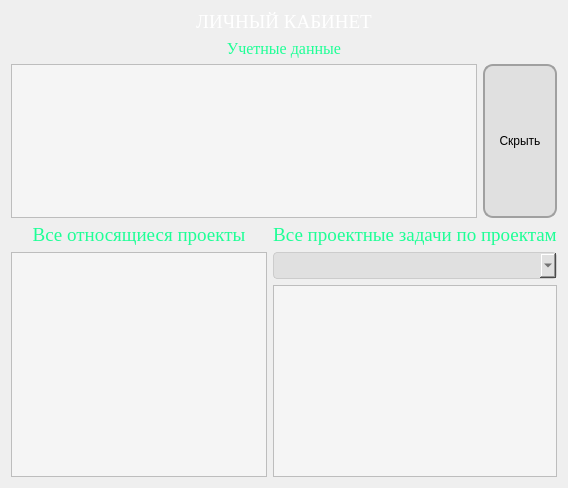
      <widget class="QWidget" name="common_statistic">
       <layout class="QGridLayout" name="gridLayout_28">
        <item row="0" column="0" colspan="3">
         <widget class="QLabel" name="label_29">
          <property name="font">
           <font>
            <family>Times New Roman</family>
            <pointsize>14</pointsize>
           </font>
          </property>
          <property name="styleSheet">
           <string notr="true">color: rgb(255, 255, 255);</string>
          </property>
          <property name="text">
           <string>ЛИЧНЫЙ КАБИНЕТ</string>
          </property>
          <property name="alignment">
           <set>Qt::AlignCenter</set>
          </property>
         </widget>
        </item>
        <item row="1" column="0" colspan="3">
         <widget class="QLabel" name="label_31">
          <property name="font">
           <font>
            <family>Times New Roman</family>
            <pointsize>12</pointsize>
           </font>
          </property>
          <property name="styleSheet">
           <string notr="true">color: rgb(30, 255, 150)</string>
          </property>
          <property name="text">
           <string>Учетные данные</string>
          </property>
          <property name="alignment">
           <set>Qt::AlignCenter</set>
          </property>
         </widget>
        </item>
        <item row="2" column="0" colspan="2">
         <widget class="QTableView" name="tableView_managerCredentials">
          <property name="sizePolicy">
           <sizepolicy hsizetype="Expanding" vsizetype="Fixed">
            <horstretch>0</horstretch>
            <verstretch>0</verstretch>
           </sizepolicy>
          </property>
          <property name="minimumSize">
           <size>
            <width>0</width>
            <height>154</height>
           </size>
          </property>
          <property name="maximumSize">
           <size>
            <width>16777215</width>
            <height>154</height>
           </size>
          </property>
          <property name="styleSheet">
           <string notr="true">QTableView {
    background-color: #f5f5f5; /* Цвет фона */
    color: #333; /* Цвет текста */
    gridline-color: #ccc; /* Цвет линий сетки */
}

QTableView::item:selected {
    background-color: #a0d9ff; /* Цвет фона для выбранной ячейки */
    color: #333; /* Цвет текста для выбранной ячейки */
}

QHeaderView::section {
    background-color: #4c7c99; /* Цвет фона заголовков столбцов */
    color: white; /* Цвет текста заголовков столбцов */
    padding: 4px; /* Отступы внутри заголовков столбцов */
    border: 1px solid #2e5066; /* Граница вокруг заголовков столбцов */
}

QTableView::horizontalHeader {
    background-color: #4c7c99; /* Цвет фона горизонтального заголовка */
    color: white; /* Цвет текста горизонтального заголовка */
}

QTableView::verticalHeader {
    background-color: #4c7c99; /* Цвет фона вертикального заголовка */
    color: white; /* Цвет текста вертикального заголовка */
}
</string>
          </property>
          <property name="frameShadow">
           <enum>QFrame::Raised</enum>
          </property>
          <property name="editTriggers">
           <set>QAbstractItemView::NoEditTriggers</set>
          </property>
          <property name="gridStyle">
           <enum>Qt::SolidLine</enum>
          </property>
          <property name="sortingEnabled">
           <bool>true</bool>
          </property>
         </widget>
        </item>
        <item row="2" column="2">
         <widget class="QPushButton" name="pushButton_hideCredentials">
          <property name="sizePolicy">
           <sizepolicy hsizetype="Fixed" vsizetype="Fixed">
            <horstretch>0</horstretch>
            <verstretch>0</verstretch>
           </sizepolicy>
          </property>
          <property name="minimumSize">
           <size>
            <width>74</width>
            <height>154</height>
           </size>
          </property>
          <property name="maximumSize">
           <size>
            <width>16777215</width>
            <height>154</height>
           </size>
          </property>
          <property name="styleSheet">
           <string notr="true">QPushButton {
    background-color: #E0E0E0;
    border-radius: 10px;
    border: 2px solid #A0A0A0;
    padding: 5px 10px;
}

QPushButton:hover {
    background-color: #CCCCCC;
}
</string>
          </property>
          <property name="text">
           <string>Скрыть</string>
          </property>
         </widget>
        </item>
        <item row="3" column="0">
         <layout class="QVBoxLayout" name="verticalLayout_3">
          <item>
           <widget class="QLabel" name="label_30">
            <property name="font">
             <font>
              <family>Times New Roman</family>
              <pointsize>14</pointsize>
             </font>
            </property>
            <property name="styleSheet">
             <string notr="true">color: rgb(30, 255, 150)</string>
            </property>
            <property name="text">
             <string>Все относящиеся проекты</string>
            </property>
            <property name="alignment">
             <set>Qt::AlignCenter</set>
            </property>
           </widget>
          </item>
          <item>
           <widget class="QTableView" name="tableView_completeProjects">
            <property name="sizePolicy">
             <sizepolicy hsizetype="Minimum" vsizetype="Expanding">
              <horstretch>0</horstretch>
              <verstretch>0</verstretch>
             </sizepolicy>
            </property>
            <property name="styleSheet">
             <string notr="true">QTableView {
    background-color: #f5f5f5; /* Цвет фона */
    color: #333; /* Цвет текста */
    gridline-color: #ccc; /* Цвет линий сетки */
}

QTableView::item:selected {
    background-color: #a0d9ff; /* Цвет фона для выбранной ячейки */
    color: #333; /* Цвет текста для выбранной ячейки */
}

QHeaderView::section {
    background-color: #4c7c99; /* Цвет фона заголовков столбцов */
    color: white; /* Цвет текста заголовков столбцов */
    padding: 4px; /* Отступы внутри заголовков столбцов */
    border: 1px solid #2e5066; /* Граница вокруг заголовков столбцов */
}

QTableView::horizontalHeader {
    background-color: #4c7c99; /* Цвет фона горизонтального заголовка */
    color: white; /* Цвет текста горизонтального заголовка */
}

QTableView::verticalHeader {
    background-color: #4c7c99; /* Цвет фона вертикального заголовка */
    color: white; /* Цвет текста вертикального заголовка */
}
</string>
            </property>
            <property name="frameShadow">
             <enum>QFrame::Raised</enum>
            </property>
            <property name="editTriggers">
             <set>QAbstractItemView::NoEditTriggers</set>
            </property>
            <property name="sortingEnabled">
             <bool>true</bool>
            </property>
           </widget>
          </item>
         </layout>
        </item>
        <item row="3" column="1" colspan="2">
         <layout class="QVBoxLayout" name="verticalLayout_2">
          <item>
           <widget class="QLabel" name="label_32">
            <property name="font">
             <font>
              <family>Times New Roman</family>
              <pointsize>14</pointsize>
             </font>
            </property>
            <property name="styleSheet">
             <string notr="true">color: rgb(30, 255, 150)</string>
            </property>
            <property name="text">
             <string>Все проектные задачи по проектам</string>
            </property>
            <property name="alignment">
             <set>Qt::AlignCenter</set>
            </property>
           </widget>
          </item>
          <item>
           <widget class="QComboBox" name="comboBox_projID">
            <property name="sizePolicy">
             <sizepolicy hsizetype="Preferred" vsizetype="Fixed">
              <horstretch>0</horstretch>
              <verstretch>0</verstretch>
             </sizepolicy>
            </property>
            <property name="font">
             <font>
              <family>Times New Roman</family>
              <pointsize>12</pointsize>
             </font>
            </property>
            <property name="cursor">
             <cursorShape>PointingHandCursor</cursorShape>
            </property>
            <property name="styleSheet">
             <string notr="true">/* Стили для самого комбобокса */
QComboBox {
    border: 1px solid #ccc;
    border-radius: 4px;
    padding: 2px 4px; /* Уменьшает внутренние отступы */
    background-color: #E0E0E0;
    color: #333;
    min-height: 10px;
}

/* Стили для выпадающего списка */
QComboBox QAbstractItemView {
    border: 1px solid #ccc;
    background-color: #E0E0E0;
}

/* Стили для выбранного элемента в выпадающем списке */
QComboBox QAbstractItemView::item:selected {
    background-color: rgb(177, 177, 177); /* Устанавливает цвет фона для выбранного элемента */
    color: #333;
}

/* Стили для невыбранных элементов в выпадающем списке */
QComboBox QAbstractItemView::item {
    background-color: #E0E0E0;
    color: #333;
    padding: 2px; /* Уменьшает внутренние отступы для элементов */
    min-height: 15px; /* Устанавливает минимальную высоту для элементов */
}
</string>
            </property>
           </widget>
          </item>
          <item>
           <widget class="QTableView" name="tableView_completeProjectTasks">
            <property name="styleSheet">
             <string notr="true">QTableView {
    background-color: #f5f5f5; /* Цвет фона */
    color: #333; /* Цвет текста */
    gridline-color: #ccc; /* Цвет линий сетки */
}

QTableView::item:selected {
    background-color: #a0d9ff; /* Цвет фона для выбранной ячейки */
    color: #333; /* Цвет текста для выбранной ячейки */
}

QHeaderView::section {
    background-color: #4c7c99; /* Цвет фона заголовков столбцов */
    color: white; /* Цвет текста заголовков столбцов */
    padding: 4px; /* Отступы внутри заголовков столбцов */
    border: 1px solid #2e5066; /* Граница вокруг заголовков столбцов */
}

QTableView::horizontalHeader {
    background-color: #4c7c99; /* Цвет фона горизонтального заголовка */
    color: white; /* Цвет текста горизонтального заголовка */
}

QTableView::verticalHeader {
    background-color: #4c7c99; /* Цвет фона вертикального заголовка */
    color: white; /* Цвет текста вертикального заголовка */
}
</string>
            </property>
            <property name="frameShadow">
             <enum>QFrame::Raised</enum>
            </property>
            <property name="editTriggers">
             <set>QAbstractItemView::NoEditTriggers</set>
            </property>
            <property name="sortingEnabled">
             <bool>true</bool>
            </property>
           </widget>
          </item>
         </layout>
        </item>
       </layout>
      </widget>
